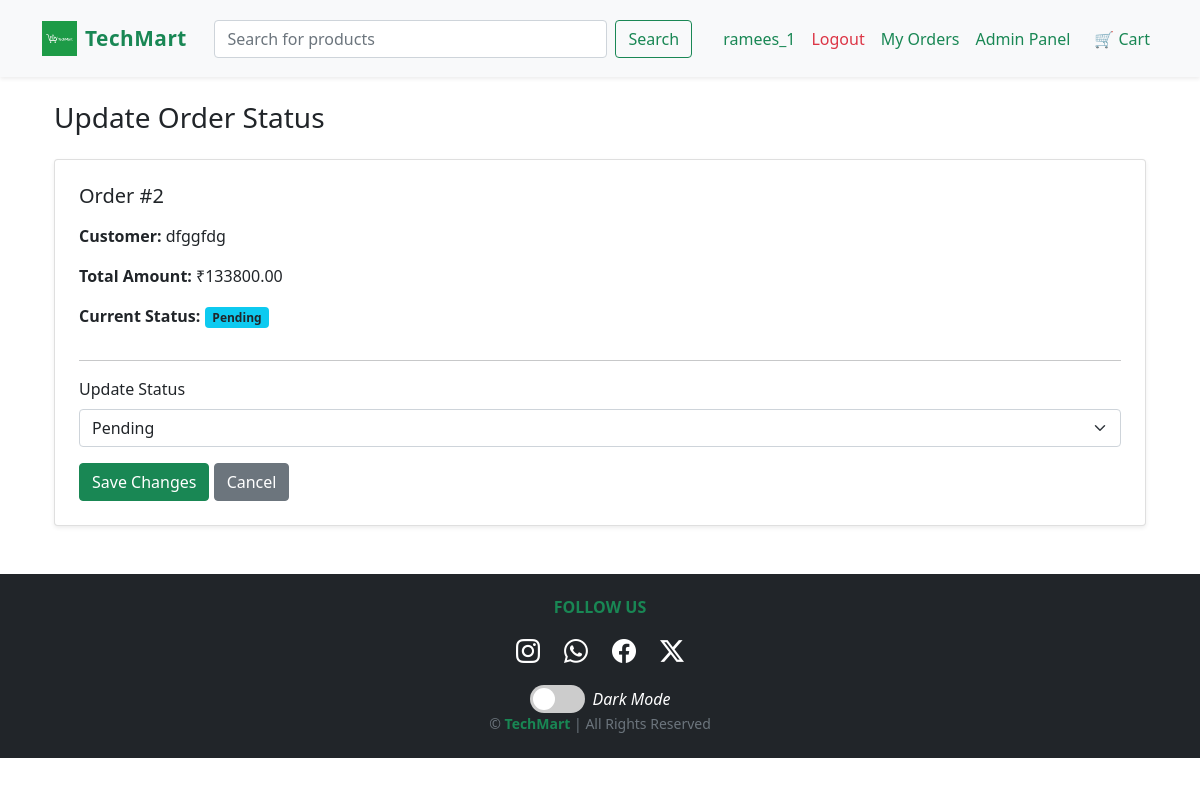
Page /adminpanel/orders/2/update/ (signed in) on the committed database.
### orders/models.py (models this page shows, shortened)
class Order(models.Model):
    user = models.ForeignKey(User, on_delete=models.CASCADE)
    full_name = models.CharField(max_length=100)
    address = models.TextField()
    phone = models.CharField(max_length=20)
    city = models.CharField(max_length=50)
    pincode = models.CharField(max_length=10)
    created_at = models.DateTimeField(auto_now_add=True)
    updated_at = models.DateTimeField(auto_now=True)
    total_amount = models.DecimalField(max_digits=10, decimal_places=2)
    estimated_delivery = models.DateField(null=True, blank=True)
    coupon = models.CharField(max_length=50, blank=True, null=True)
    discount_amount = models.DecimalField(max_digits=10, decimal_places=2, default=0)
    razorpay_order_id = models.CharField(max_length=200, blank=True)
    payment_status = models.CharField(max_length=50, default="Pending")
    STATUS_CHOICES = (
        ('pending', 'Pending'),
        ('processing', 'Processing'),
        ('shipped', 'Shipped'),
        ('out_for_delivery', 'Out For Delivery'),
        ('delivered', 'Delivered'),
        ('cancelled', 'Cancelled'),
    )
    status = models.CharField(max_length=20, choices=STATUS_CHOICES, default='pending')
    PAYMENT_METHOD_CHOICES = (
        ('cod', 'Cash On Delivery'),
        ('online', 'Online Payment'),
    )
    payment_method = models.CharField(max_length=20, choices=PAYMENT_METHOD_CHOICES, default='cod')

### adminpanel/decorators.py (the view)
    def wrapper(request, *args, **kwargs):
        if not request.user.is_authenticated:
            messages.error(request, "You must login as admin!")
            return redirect('login')
        if not request.user.is_staff:  # Only staff users allowed
            messages.error(request, "Access denied! Admins only.")
            return redirect('home')
        return view_func(request, *args, **kwargs)

### adminpanel/views.py (called while the page is built, shortened)
@admin_only
def update_order_status(request, order_id):
    order = get_object_or_404(Order, id=order_id)
    return render(request, "adminpanel/update_order_status.html", {"order": order})

### adminpanel/templates/adminpanel/update_order_status.html (shortened to what this page needs)
{% extends "core/base.html" %}
{% block content %}
<div class="container mt-4">
    <h3 class="mb-4">Update Order Status</h3>
    <div class="card shadow-sm p-4">
        <h5 class="mb-3">Order #{{ order.id }}</h5>
        <p><strong>Customer:</strong> {{ order.full_name }}</p>
        <p><strong>Total Amount:</strong> ₹{{ order.total_amount }}</p>
        <p><strong>Current Status:</strong>
            <span class="badge bg-info text-dark">{{ order.get_status_display }}</span>
        </p>
        <hr>
        <form method="POST">
            <label class="form-label">Update Status</label>
            <select name="status" class="form-select" required>
                {% for key, value in order.STATUS_CHOICES %}
                <option value="{{ key }}" {% if order.status == key %}selected{% endif %}>
                    {{ value }}
                </option>
                {% endfor %}
            </select>
            <button type="submit" class="btn btn-success mt-3">Save Changes</button>
            <a href="{% url 'adminpanel:order_list' %}" class="btn btn-secondary mt-3">Cancel</a>
        </form>
    </div>
</div>
{% endblock %}

### core/templates/core/base.html (shortened to what this page needs)
<!DOCTYPE html>
<html lang="en">
<head>
    {% load static %}
    <link href="https://cdn.jsdelivr.net/npm/bootstrap@5.0.2/dist/css/bootstrap.min.css" rel="stylesheet">
    <link rel="stylesheet" href="https://cdn.jsdelivr.net/npm/bootstrap-icons@1.11.3/font/bootstrap-icons.css">
</head>
<body>
<nav class="navbar navbar-expand-lg navbar-light bg-light shadow-sm py-3">
    <div class="container">
        <a class="navbar-brand d-flex align-items-center" href="{% url 'home' %}">
            <img src="{% static 'images/techmartlogo.png' %}" width="35" height="35" class="me-2">
            <span class="fw-bold text-success">TechMart</span>
        </a>
        <div class="collapse navbar-collapse" id="navbarContent">
            <form class="d-flex mx-auto w-50" action="{% url 'search' %}" method="GET">
    <input class="form-control me-2"
           type="search"
           name="q"
           placeholder="Search for products"
           required>
    <button class="btn btn-outline-success" type="submit">Search</button>
</form>
            <ul class="navbar-nav ms-auto">
                {% if user.is_authenticated %}
<li class="nav-item ">
  <a class="nav-link text-success" href="{% url 'userpanel:profile' %}">{{ user.username }}</a>
</li>
                <li class="nav-item">
                    <form action="{% url 'logout' %}" method="post" class="d-inline">
                        <button type="submit" class="logout-btn nav-link text-danger pt-2">
                            Logout
                        </button>
                    </form>
                </li>
                <li class="nav-item">
                    <a class="nav-link text-success" href="{% url 'order_list' %}">My Orders</a>
                </li>
{% if user.is_staff %}
<li class="nav-item">
  <a class="nav-link text-success" href="{% url 'adminpanel:dashboard' %}">
    Admin Panel
  </a>
</li>
{% endif %}
                {% endif %}
                <li class="nav-item ms-2">
                    <a class="nav-link fw-semibold text-success" href="{% url 'cart_detail' %}">
                        🛒 Cart
                    </a>
                </li>
            </ul>
        </div>
    </div>
</nav>
<div class="container mt-4">
    {% block content %}{% endblock %}
</div>
<footer class="bg-dark text-white text-center py-4 mt-5">
    <div class="container">
        <h6 class="text-uppercase fw-bold text-success mb-3">Follow Us</h6>
        <div class="d-flex justify-content-center gap-4 mb-3">
            <a class="text-white fs-4" href="#"><i class="bi bi-instagram"></i></a>
            <a class="text-white fs-4" href="#"><i class="bi bi-whatsapp"></i></a>
            <a class="text-white fs-4" href="#"><i class="bi bi-facebook"></i></a>
            <a class="text-white fs-4" href="#"><i class="bi bi-twitter-x"></i></a>
        </div>
<div class="theme-switch-wrapper mt-3">
    <label class="theme-switch" for="themeCheckbox">
        <span class="slider round"></span>
    </label>
    <em class="ms-2">Dark Mode</em>
</div>
        <p class="mb-0 small text-muted">
            © {{ now|date:"Y" }} <span class="text-success fw-bold">TechMart</span> | All Rights Reserved
        </p>
    </div>
</footer>
</body>
</html>

### core/templates/core/base.html (style rules this page uses)
.navbar-brand span { font-size: 1.3rem; letter-spacing: 0.5px; }
.nav-link { transition: color 0.2s ease-in-out; }
.logout-btn { text-decoration: none; border: none; padding: 0; background: transparent; }
body.light-mode { background: #ffffff; color: #212529; }
.navbar, .card, .modal-content, .list-group-item { transition: 0.3s; }
.theme-switch-wrapper { display: flex; align-items: center; justify-content: center; }
.theme-switch { position: relative; display: inline-block; width: 55px; height: 28px; }
.slider { position: absolute; cursor: pointer; top: 0; left: 0; right: 0; bottom: 0; background-color: #ccc; transition: .4s; border-radius: 34px; }
.slider:before { position: absolute; content: ""; height: 22px; width: 22px; left: 3px; bottom: 3px; background-color: white; transition: .4s; border-radius: 50%; }
.slider.round { border-radius: 34px; }

### rows in the picture
Order: id "2", full_name "dfggfdg", total_amount "133800.00", status "Pending"

### other values in the picture
{{ user.username }} "ramees_1"
